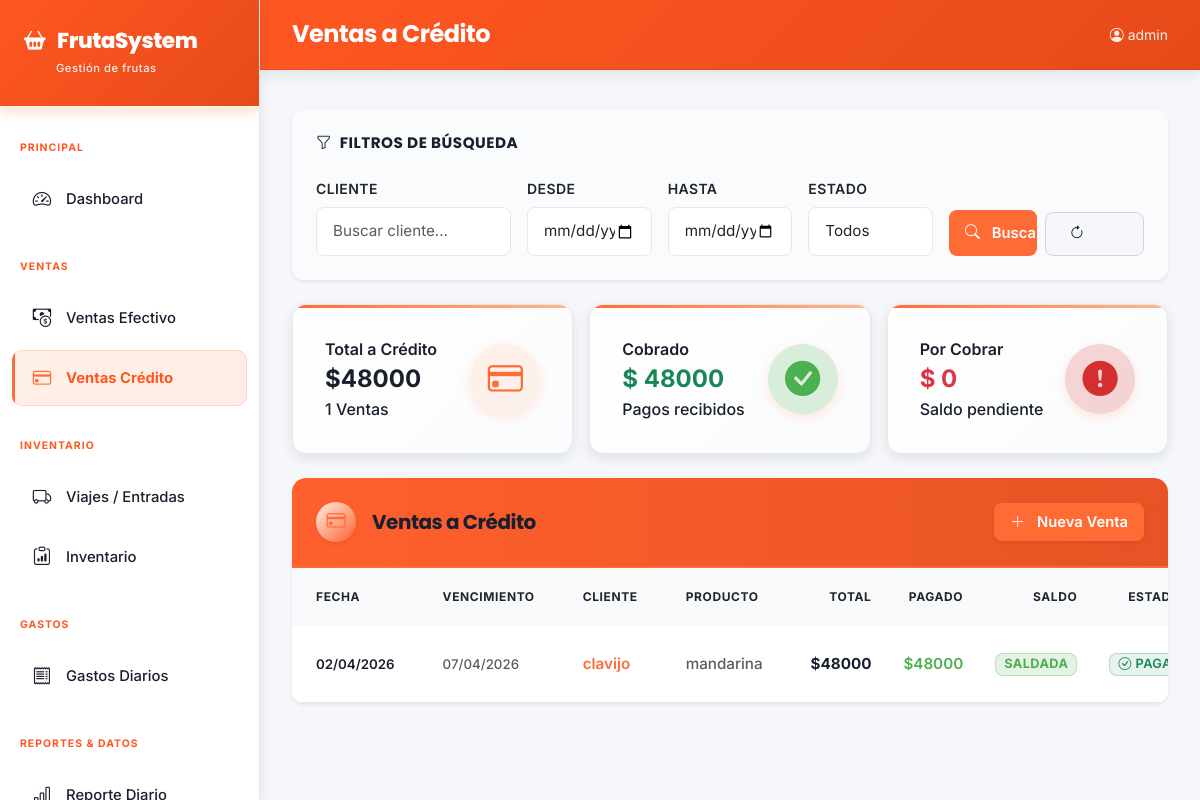
Screenshot of /ventas/credito/ (signed in) with the database file from the repository.
### core/models.py (models this page shows, shortened)
class VentaCredito(models.Model):
    cliente = models.ForeignKey(Cliente, on_delete=models.PROTECT, related_name='ventas', verbose_name='Cliente')
    producto = models.ForeignKey(Producto, on_delete=models.PROTECT, related_name='ventas_credito', verbose_name='Producto', null=True, blank=True)
    fecha = models.DateField(verbose_name='Fecha de venta')
    fecha_vencimiento = models.DateField(verbose_name='Fecha de vencimiento', null=True, blank=True)
    observaciones = models.TextField(blank=True, verbose_name='Observaciones')
    created_at = models.DateTimeField(auto_now_add=True)
    @property
    def total(self): return sum(d.total for d in self.detalles.all())
    @property
    def total_pagado(self): return sum(p.monto for p in self.pagos.all())
    @property
    def saldo_pendiente(self): return self.total - self.total_pagado
    class Meta:
        verbose_name = 'Venta a Crédito'; verbose_name_plural = 'Ventas a Crédito'; ordering = ['-fecha']

class Cliente(models.Model):
    nombre = models.CharField(max_length=200, verbose_name='Nombre')
    telefono = models.CharField(max_length=20, blank=True, verbose_name='Teléfono')
    direccion = models.TextField(blank=True, verbose_name='Dirección')
    activo = models.BooleanField(default=True, verbose_name='Activo')
    def __str__(self): return self.nombre
    class Meta:
        verbose_name = 'Cliente'; verbose_name_plural = 'Clientes'; ordering = ['nombre']

class Producto(models.Model):
    nombre = models.CharField(max_length=100, verbose_name='Nombre')
    tiene_descuento_gobierno = models.BooleanField(default=False, verbose_name='Descuento gobierno')
    porcentaje_descuento = models.DecimalField(max_digits=5, decimal_places=2, default=0, verbose_name='% Descuento gobierno')
    activo = models.BooleanField(default=True, verbose_name='Activo')
    def __str__(self): return self.nombre
    class Meta:
        verbose_name = 'Producto'; verbose_name_plural = 'Productos'; ordering = ['nombre']

class DetalleVentaCredito(models.Model):
    venta = models.ForeignKey(VentaCredito, on_delete=models.CASCADE, related_name='detalles', verbose_name='Venta')
    clasificacion = models.ForeignKey(Clasificacion, on_delete=models.PROTECT, verbose_name='Clasificación')
    kg_vendido = models.DecimalField(max_digits=10, decimal_places=2, verbose_name='Kg vendido')
    precio_por_kg = models.DecimalField(max_digits=10, decimal_places=2, verbose_name='Precio por kg')
    @property
    def total(self): return self.kg_vendido * self.precio_por_kg
    class Meta:
        verbose_name = 'Detalle de Venta'; verbose_name_plural = 'Detalles de Venta'

class PagoVentaCredito(models.Model):
    venta = models.ForeignKey(VentaCredito, on_delete=models.CASCADE, related_name='pagos', verbose_name='Venta')
    monto = models.DecimalField(max_digits=12, decimal_places=2, verbose_name='Monto')
    medio_pago = models.CharField(max_length=20, choices=MEDIO_PAGO_CHOICES, verbose_name='Medio de pago')
    fecha = models.DateField(verbose_name='Fecha')
    observaciones = models.TextField(blank=True, verbose_name='Observaciones')
    class Meta:
        verbose_name = 'Pago de Venta'; verbose_name_plural = 'Pagos de Ventas'; ordering = ['-fecha']

### core/views.py (the view)
# urls.py: path('ventas/credito/', views.venta_credito_list, name='venta_credito_list'),
@login_required
def venta_credito_list(request):
    ventas = VentaCredito.objects.select_related('cliente', 'producto').all()
    num_ventas = len(ventas)
    total_credito = sum(v.total for v in ventas)
    total_pagado = sum(v.total_pagado for v in ventas)
    total_pendiente = sum(v.saldo_pendiente for v in ventas)
    ctx = {
        'ventas': ventas,
        'num_ventas': num_ventas,
        'total_credito': total_credito,
        'total_pagado': total_pagado,
        'total_pendiente': total_pendiente
    }
    return render(request, 'core/venta_credito_list.html', ctx)

### core/templates/core/venta_credito_list.html (shortened to what this page needs)
{% extends 'core/base.html' %}
{% block page_title %}Ventas a Crédito{% endblock %}
{% block content %}
<div class="card border-0 shadow-sm mb-4" style="border-radius: 12px; background: var(--bg-light);">
  <div class="card-body p-4">
    <h6 class="fw-bold mb-4" style="color: var(--text-main); font-size: 0.95rem; text-transform: uppercase; letter-spacing: 0.5px;">
      <i class="bi bi-funnel me-2"></i>Filtros de Búsqueda
    </h6>
    <div class="row g-3">
      <div class="col-md-3">
        <label class="form-label fw-semibold small" style="color: var(--text-secondary);">Cliente</label>
        <input type="text" class="form-control" id="filtroCliente" placeholder="Buscar cliente..." style="border-radius: 8px; border: 1px solid var(--border-light); padding: 0.75rem 1rem;">
      </div>
      <div class="col-md-2">
        <label class="form-label fw-semibold small" style="color: var(--text-secondary);">Desde</label>
        <input type="date" class="form-control" id="filtroDesde" style="border-radius: 8px; border: 1px solid var(--border-light); padding: 0.75rem 1rem;">
      </div>
      <div class="col-md-2">
        <label class="form-label fw-semibold small" style="color: var(--text-secondary);">Hasta</label>
        <input type="date" class="form-control" id="filtroHasta" style="border-radius: 8px; border: 1px solid var(--border-light); padding: 0.75rem 1rem;">
      </div>
      <div class="col-md-2">
        <label class="form-label fw-semibold small" style="color: var(--text-secondary);">Estado</label>
        <select class="form-select" id="filtroEstado" style="border-radius: 8px; border: 1px solid var(--border-light); padding: 0.75rem 1rem;">
          <option value="">Todos</option>
        </select>
      </div>
      <div class="col-md-3 d-flex align-items-end gap-2">
        <button class="btn w-100" style="background: var(--orange-primary); color: white; border-radius: 8px; border: none; padding: 0.75rem 1rem; font-weight: 600;">
          <i class="bi bi-search me-1"></i>Buscar
        </button>
        <button class="btn btn-outline-secondary w-100" style="border-radius: 8px;">
          <i class="bi bi-arrow-clockwise"></i>
        </button>
      </div>
    </div>
  </div>
</div>
<div class="row row-cols-1 row-cols-md-3 g-3 mb-4">
  <div class="col">
    <div class="stat-card-white h-100">
      <div>
        <div class="small fw-semibold">Total a Crédito</div>
        <div class="fs-4 fw-bold">${{ total_credito|default:0|floatformat:0 }}</div>
        <div class="small">{{ num_ventas|default:0 }} Ventas</div>
      </div>
      <div class="stat-icon-wrapper">
        <i class="bi bi-credit-card"></i>
      </div>
    </div>
  </div>
  <div class="col">
    <div class="stat-card-white h-100">
      <div>
        <div class="small fw-semibold">Cobrado</div>
        <div class="fs-4 fw-bold text-success" style="color: #4CAF50;">$ {{ total_pagado|default:0|floatformat:0 }}</div>
        <div class="small">Pagos recibidos</div>
      </div>
      <div class="stat-icon-wrapper" style="background: rgba(76, 175, 80, 0.2); color: #4CAF50;">
        <i class="bi bi-check-circle-fill"></i>
      </div>
    </div>
  </div>
  <div class="col">
    <div class="stat-card-white h-100">
      <div>
        <div class="small fw-semibold">Por Cobrar</div>
        <div class="fs-4 fw-bold text-danger" style="color: #d32f2f;">$ {{ total_pendiente|default:0|floatformat:0 }}</div>
        <div class="small">Saldo pendiente</div>
      </div>
      <div class="stat-icon-wrapper" style="background: rgba(211, 47, 47, 0.2); color: #d32f2f;">
        <i class="bi bi-exclamation-circle-fill"></i>
      </div>
    </div>
  </div>
</div>
<div class="card border-0 shadow-sm" style="border-radius: 12px; overflow: hidden;">
  <div class="card-header border-bottom-0 bg-white py-4 d-flex justify-content-between align-items-center">
    <div class="d-flex align-items-center">
      <div class="stat-icon-wrapper d-inline-flex me-3 shadow-sm" style="width: 40px; height: 40px; font-size: 1.2rem;">
        <i class="bi bi-credit-card"></i>
      </div>
      <h5 class="mb-0 fw-bold" style="color: var(--text-main);">Ventas a Crédito</h5>
    </div>
    <a href="{% url 'venta_credito_create' %}" class="btn btn-primary px-3 py-2 fw-semibold shadow-sm" style="background: var(--orange-primary); border: none; border-radius: 8px;">
      <i class="bi bi-plus-lg me-1"></i> Nueva Venta
    </a>
  </div>
  <div class="card-body p-0">
    <div class="table-responsive">
      <table class="table table-hover align-middle mb-0">
        <thead class="bg-light">
          <tr>
            <th class="ps-4 fw-bold small" style="color: var(--text-secondary);">FECHA</th>
            <th class="fw-bold small" style="color: var(--text-secondary);">VENCIMIENTO</th>
            <th class="fw-bold small" style="color: var(--text-secondary);">CLIENTE</th>
            <th class="fw-bold small" style="color: var(--text-secondary);">PRODUCTO</th>
            <th class="fw-bold small text-end pe-2" style="color: var(--text-secondary);">TOTAL</th>
            <th class="fw-bold small text-end pe-2" style="color: var(--text-secondary);">PAGADO</th>
            <th class="fw-bold small text-end pe-2" style="color: var(--text-secondary);">SALDO</th>
            <th class="fw-bold small text-center" style="color: var(--text-secondary);">ESTADO</th>
          </tr>
        </thead>
        <tbody class="border-top-0">
        {% for v in ventas %}
        <tr>
          <td class="ps-4"><span class="small fw-semibold" style="color: var(--text-main);">{{ v.fecha|date:"d/m/Y" }}</span></td>
          <td><span class="small text-muted">{{ v.fecha_vencimiento|date:"d/m/Y"|default:"-" }}</span></td>
          <td class="fw-semibold" style="color: var(--orange-primary);">{{ v.cliente }}</td>
          <td class="text-muted small">{{ v.producto|default:"Varios" }}</td>
          <td class="text-end pe-2 fw-bold" style="color: var(--text-main);">${{ v.total|default:0|floatformat:0 }}</td>
          <td class="text-end pe-2 fw-semibold" style="color: #4CAF50;">${{ v.total_pagado|default:0|floatformat:0 }}</td>
          <td class="text-end pe-2">
            {% if v.saldo_pendiente > 0 %}
              <span class="badge fw-bold px-2 py-1" style="background-color: rgba(211, 47, 47, 0.15); color: #d32f2f; border: 1px solid rgba(211, 47, 47, 0.3);">
                ${{ v.saldo_pendiente|default:0|floatformat:0 }}
              </span>
            {% else %}
              <span class="badge fw-bold px-2 py-1" style="background-color: rgba(76, 175, 80, 0.15); color: #4CAF50; border: 1px solid rgba(76, 175, 80, 0.3);">
                SALDADA
              </span>
            {% endif %}
          </td>
          <td class="text-center">
            {% if v.saldo_pendiente <= 0 %}
              <span class="badge bg-success bg-opacity-10 text-success border border-success border-opacity-25 px-2 py-1">
                <i class="bi bi-check-circle me-1"></i>Pagada
              </span>
            {% else %}
              <span class="badge bg-danger bg-opacity-10 text-danger border border-danger border-opacity-25 px-2 py-1">
                <i class="bi bi-clock me-1"></i>Pendiente
              </span>
            {% endif %}
          </td>
        </tr>
        {% endfor %}
        </tbody>
      </table>
    </div>
  </div>
</div>
{% endblock %}

### core/templates/core/base.html (shortened to what this page needs)
<!DOCTYPE html>
<html lang="es">
<head>
<link href="https://cdn.jsdelivr.net/npm/bootstrap@5.3.0/dist/css/bootstrap.min.css" rel="stylesheet">
<link href="https://cdn.jsdelivr.net/npm/bootstrap-icons@1.11.0/font/bootstrap-icons.css" rel="stylesheet">
</head>
<body>
<div class="sidebar" id="sidebar">
  <div class="sidebar-brand">
    <h5><i class="bi bi-basket2-fill"></i>FrutaSystem</h5>
    <small>Gestión de frutas</small>
  </div>
  <nav class="mt-2">
    <div class="nav-section">Principal</div>
    <a href="{% url 'dashboard' %}" class="nav-link {% if request.resolver_match.url_name == 'dashboard' %}active{% endif %}">
      <i class="bi bi-speedometer2"></i> Dashboard
    </a>
    <div class="nav-section">Ventas</div>
    <a href="{% url 'venta_efectivo_list' %}" class="nav-link {% if 'efectivo' in request.path %}active{% endif %}">
      <i class="bi bi-cash-coin"></i> Ventas Efectivo
    </a>
    <a href="{% url 'venta_credito_list' %}" class="nav-link {% if 'credito' in request.path %}active{% endif %}">
      <i class="bi bi-credit-card"></i> Ventas Crédito
    </a>
    <div class="nav-section">Inventario</div>
    <a href="{% url 'viaje_list' %}" class="nav-link {% if 'viajes' in request.path %}active{% endif %}">
      <i class="bi bi-truck"></i> Viajes / Entradas
    </a>
    <a href="{% url 'inventario_list' %}" class="nav-link {% if 'inventario' in request.path %}active{% endif %}">
      <i class="bi bi-clipboard-data"></i> Inventario
    </a>
    <div class="nav-section">Gastos</div>
    <a href="{% url 'gasto_list' %}" class="nav-link {% if 'gastos' in request.path and 'categorias' not in request.path %}active{% endif %}">
      <i class="bi bi-receipt"></i> Gastos Diarios
    </a>
    <div class="nav-section">Reportes & Datos</div>
    <a href="{% url 'reporte_diario' %}" class="nav-link {% if 'diario' in request.path %}active{% endif %}">
      <i class="bi bi-bar-chart-line"></i> Reporte Diario
    </a>
  </nav>
</div>
<div class="main-content">
  <div class="topbar">
    <div class="flex-grow-1">
      <h6 class="page-title-text d-none d-lg-flex">{% block page_title %}{% endblock %}</h6>
    </div>
    <div class="d-flex align-items-center gap-3">
      <small style="color: rgba(255,255,255,0.9);"><i class="bi bi-person-circle me-1"></i>{{ request.user.username }}</small>
    </div>
  </div>
  <div class="content-area">
    {% block content %}{% endblock %}
  </div>
</div>
</body>
</html>

### rows the page displays
VentaCredito: fecha "02/04/2026", fecha_vencimiento "07/04/2026", cliente "clavijo", producto "mandarina", total "48000", total_pagado "48000", shows "SALDADA", shows "PAGADA"

### other values shown
{{ request.user.username }} "admin"
{{ total_credito|default:0|floatformat:0 }} "48000"
{{ num_ventas|default:0 }} "1"
{{ total_pagado|default:0|floatformat:0 }} "48000"
{{ total_pendiente|default:0|floatformat:0 }} "0"
